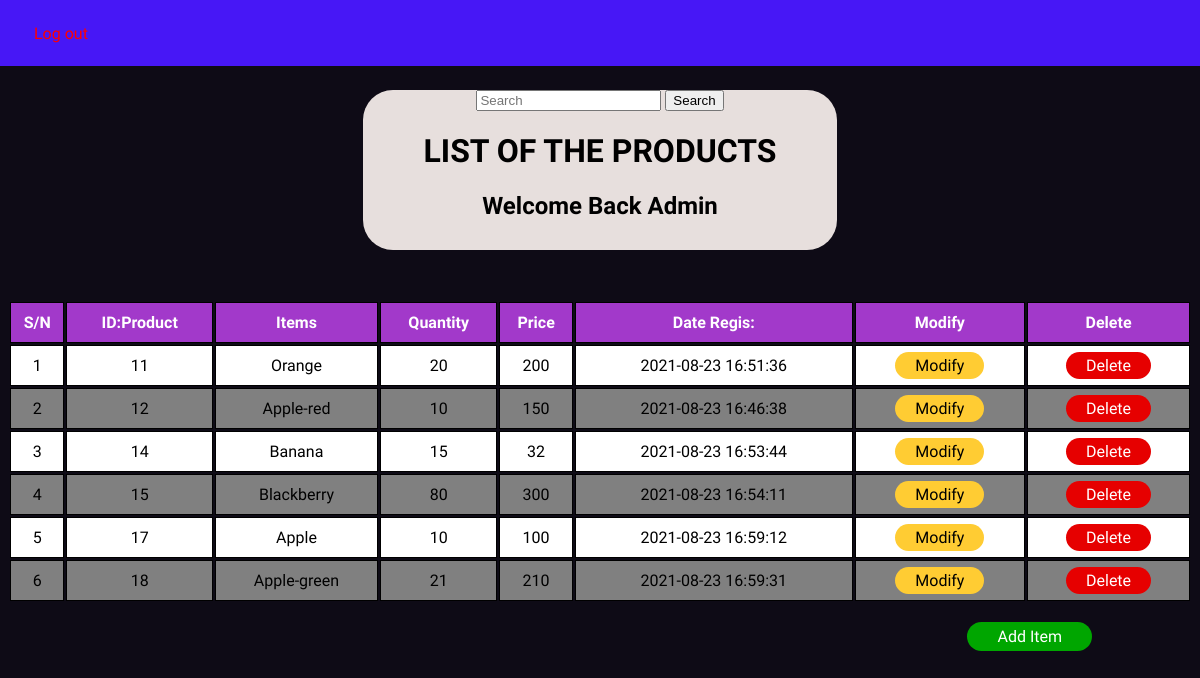
The page /list.php (signed in) on the database its author committed.
### tables this page shows
CREATE TABLE `product` (
  `id` int(11) NOT NULL,
  `proname` varchar(100) NOT NULL,
  `amount` int(11) NOT NULL,
  `price` int(11) NOT NULL,
  `time` timestamp NOT NULL DEFAULT current_timestamp() ON UPDATE current_timestamp()
);

### list.php (the view, shortened to what this page needs)
<?php
require_once "Database/Database.php";
$username = $_SESSION['username'];
$sql_fetch_todos = "SELECT * FROM product ORDER BY id ASC";
$query = mysqli_query($conn, $sql_fetch_todos);
?>
<!doctype html>
<html lang="en">
<head>
</head>
<body>
    <div class="header">
        <a href="./login.php" class="button">Log out</a>
    </div>
    <div class="container">
        <form action="./search.php" method="GET">
            <input type="text" name="query" placeholder="Search" />
            <input type="submit" value="Search" />
        </form>
        <h1>LIST OF THE PRODUCTS</h1>
        <h2>Welcome Back <?php echo ucwords($username) ?></h2>
    </div>
    <div class="table-product">
        <table>
            <tr>
                <th scope="col">S/N</th>
                <th scope="col">ID:Product</th>
                <th scope="col">Items</th>
                <th scope="col">Quantity</th>
                <th scope="col">Price</th>
                <th scope="col">Date Regis:</th>
                <th scope="col">Modify</th>
                <th scope="col">Delete</th>
            </tr>
            <tbody>
                <?php
                $idpro = 1;
                while ($row = mysqli_fetch_array($query)) { ?>
                    <tr>
                        <td scope="row"><?php echo $idpro ?></td>
                        <td><?php echo $row['id'] ?></td>
                        <td><?php echo $row['proname'] ?></td>
                        <td><?php echo $row['amount'] ?></td>
                        <td><?php echo $row['price'] ?></td>
                        <td class="timeregis"><?php echo $row['time'] ?></td>
                        <td class="modify"><a name="edit" id="" class="bfix" href="fix.php?id=<?php echo $row['id'] ?>&message=<?php echo $row['proname'] ?>&amount=<?php echo $row['amount'] ?>&price=<?php echo $row['price'] ?>" role="button">
                                Modify
                            </a></td>
                        <td class="delete">
                            <?php echo "<a class='bdelete' onclick=\"return confirm('Do you really want to delete this record?')\" href=\"main\delete.php?id=" . $row['id'] . " \">Delete</a>"; ?>
                        </td>
                    </tr>
                <?php
                    $idpro++;
                } ?>
            </tbody>
        </table>
        <br>
        <a name="" id="" class="Addlist" style="float:right" href="addlist.php" role="button">Add Item</a>
    </div>
</body>
</html>

### list.php (style rules this page uses)
body { font-family: "Mitr", sans-serif; background-color: #0E0B16; }
.header { position: fixed; top: 0px; left: 0px; right: 0px; height: 50px; padding: 5px 13px 11px 0px; width: 100%; color: white; font-family: "Mitr", sans-serif; margin-top: 0px; bottom: 0; background-color: #4717f6; }
.container { margin: 90px auto; margin-bottom: 50px; border-radius: 30px; text-align: center; background-color: #e7dfdd; width: 40%; padding-bottom: 10px; }
table th, tr, td { text-align: center; border: 1px solid black; border-collapse: collapse; padding: 10px 0px 10px 0px; }
table { width: 100%; }
th { color: white; background-color: #a239ca; }
tr { background-color: white; }
tr:nth-child(even) { background-color: grey; }
.button { border: none; color: red; padding: 15px 32px; text-align: center; text-decoration: none; display: inline-block; font-size: 16px; margin: 4px 2px; cursor: pointer; }
.modify { text-align: center; }
.delete { text-align: center; }
.modify .bfix { border-radius: 15px; background-color: #ffcc33; color: black; text-decoration: none; padding: 4px 20px 4px 20px; transition: 0.5s; }
.delete .bdelete { border-radius: 15px; background-color: #e60000; text-decoration: none; color: white; padding: 4px 20px 4px 20px; transition: 0.5s; cursor: pointer; }
.Addlist { margin-right: 100px; padding: 5px 30px 5px 30px; border-radius: 15px; text-decoration: none; color: white; background-color: #00A600; transition: 0.5s; }

### rows shown on the page
product: id "11", proname "Orange", amount "20", price "200", time "2021-08-23 16:51:36"
product: id "12", proname "Apple-red", amount "10", price "150", time "2021-08-23 16:46:38"
product: id "14", proname "Banana", amount "15", price "32", time "2021-08-23 16:53:44"
product: id "15", proname "Blackberry", amount "80", price "300", time "2021-08-23 16:54:11"
product: id "17", proname "Apple", amount "10", price "100", time "2021-08-23 16:59:12"
product: id "18", proname "Apple-green", amount "21", price "210", time "2021-08-23 16:59:31"

### other values the page prints
$username "Admin"
